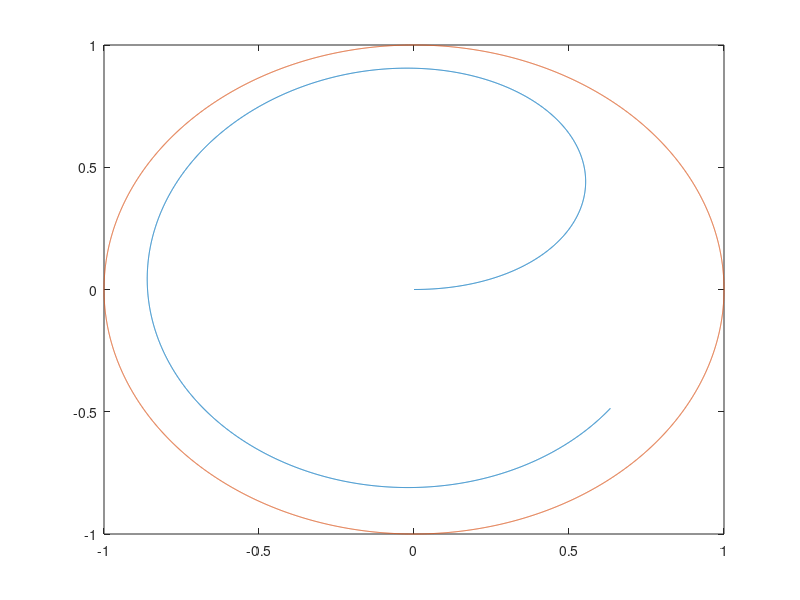

MATLAB code to generate this figure:
% Cat and mouse problem simulation
a = 5; % dummy

function dx = simX(t, x, y, s)

dx = s * (cos(t) - x) / sqrt((cos(t) - x)^2 + (sin(t) - y)^2);

end

function dy = simY(t, x, y, s)

dy = s * (sin(t) - y) / sqrt((cos(t) - x)^2 + (sin(t) - y)^2);

end


dt = 0.001;
t = 0 : dt : 2*pi;
s = 0.8;

mouse = exp(j * t);

catX(1) = 0;
catY(1) = 0;

i = 2;
for now = t
    catX(i) = simX(now, catX(i-1), catY(i-1), s) * dt + catX(i-1);
    catY(i) = simY(now, catX(i-1), catY(i-1), s) * dt + catY(i-1);
    i = i + 1;
end

%abs((catX + j * catY)')
plot(catX + j * catY)
hold
plot(mouse)


